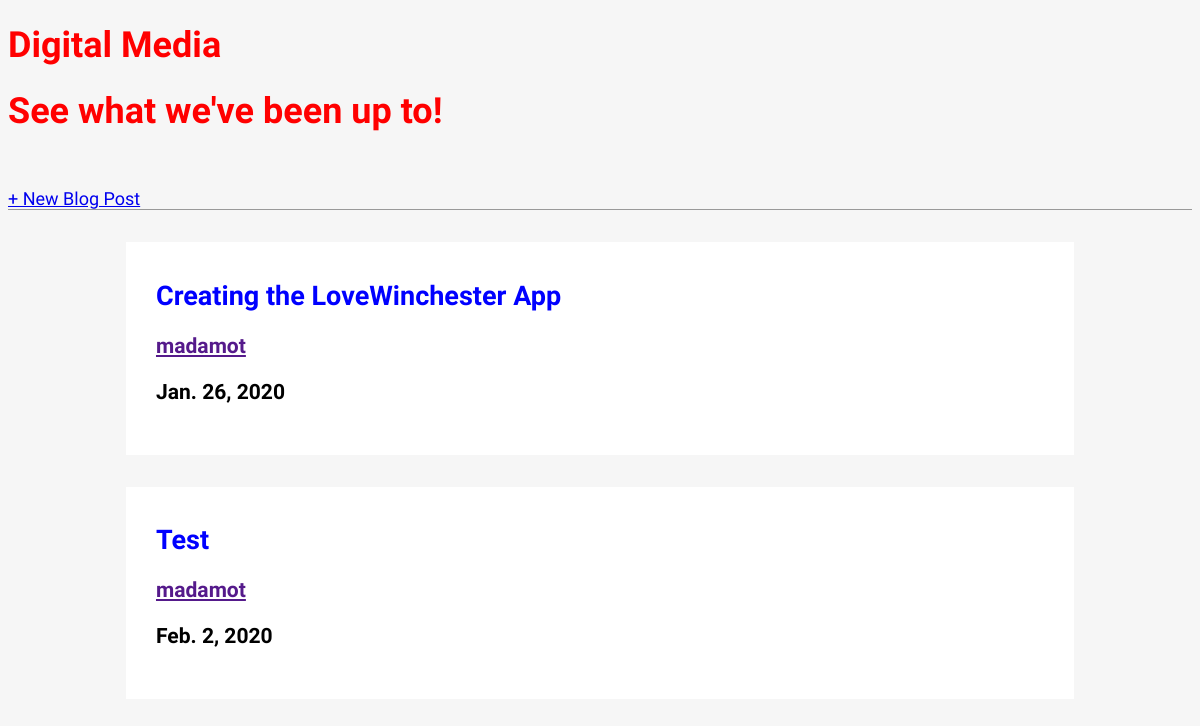
The page /blog/ on the database as committed earlier.
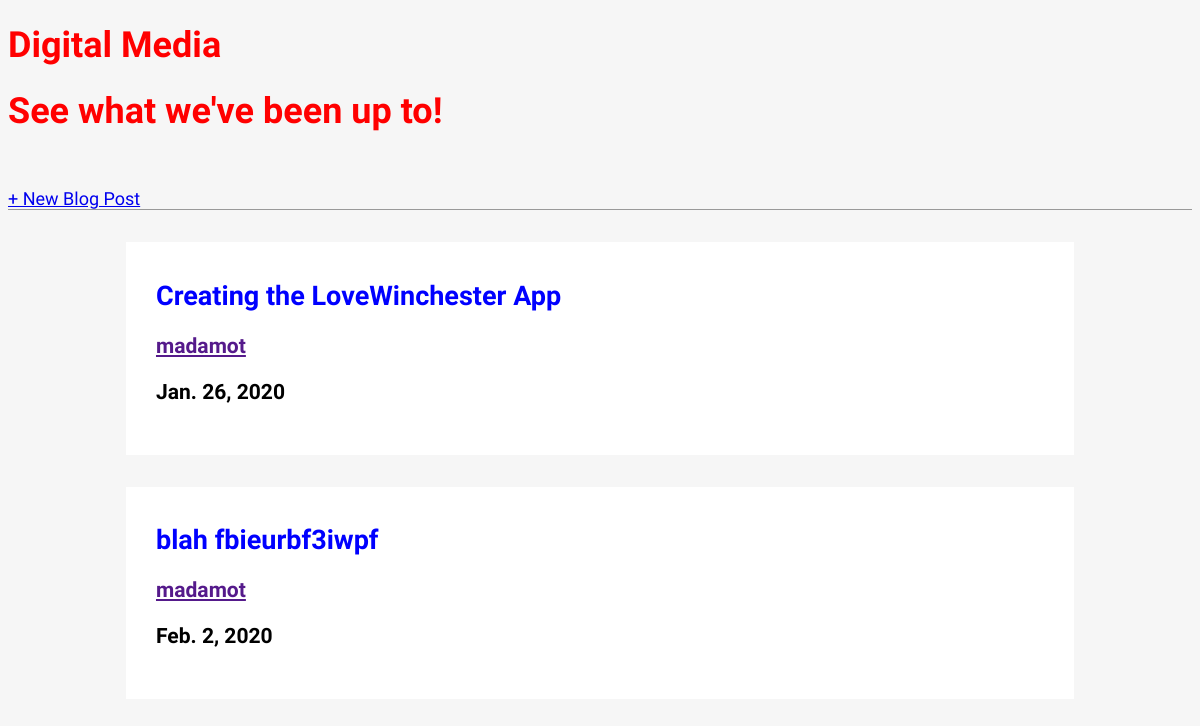
The same page on the database as committed later.
### blog/models.py (models this page shows, shortened)
class Blog(models.Model):
    title = models.CharField(max_length=200)
    author = models.ForeignKey('auth.User', on_delete=models.CASCADE,)
    body = models.TextField()
    date = models.DateField(("Date"), default=datetime.date.today)
    blogImg = models.CharField(max_length=500)

### blog/views.py (the view)
# urls.py: path('', BlogListView.as_view(), name='blog'),
class BlogListView(ListView):
        model = Blog
        template_name = 'blog.html'

### templates/blog.html
{% extends 'base.html' %}
{% block content %}
  {% for blog in object_list %}
    <div class="blog-entry">
      <h2><a href="{% url 'blog_detail' blog.pk %}">{{ blog.title }}</a></h2>
      <h3><a href="">{{ blog.author }}</a></h3>
      <h3>{{ blog.date }}</h3>
    </div>
  {% endfor %}
{% endblock content %}

Rows that differ between the two databases and show on the page:
changed Blog: title "Test" → "blah fbieurbf3iwpf"
